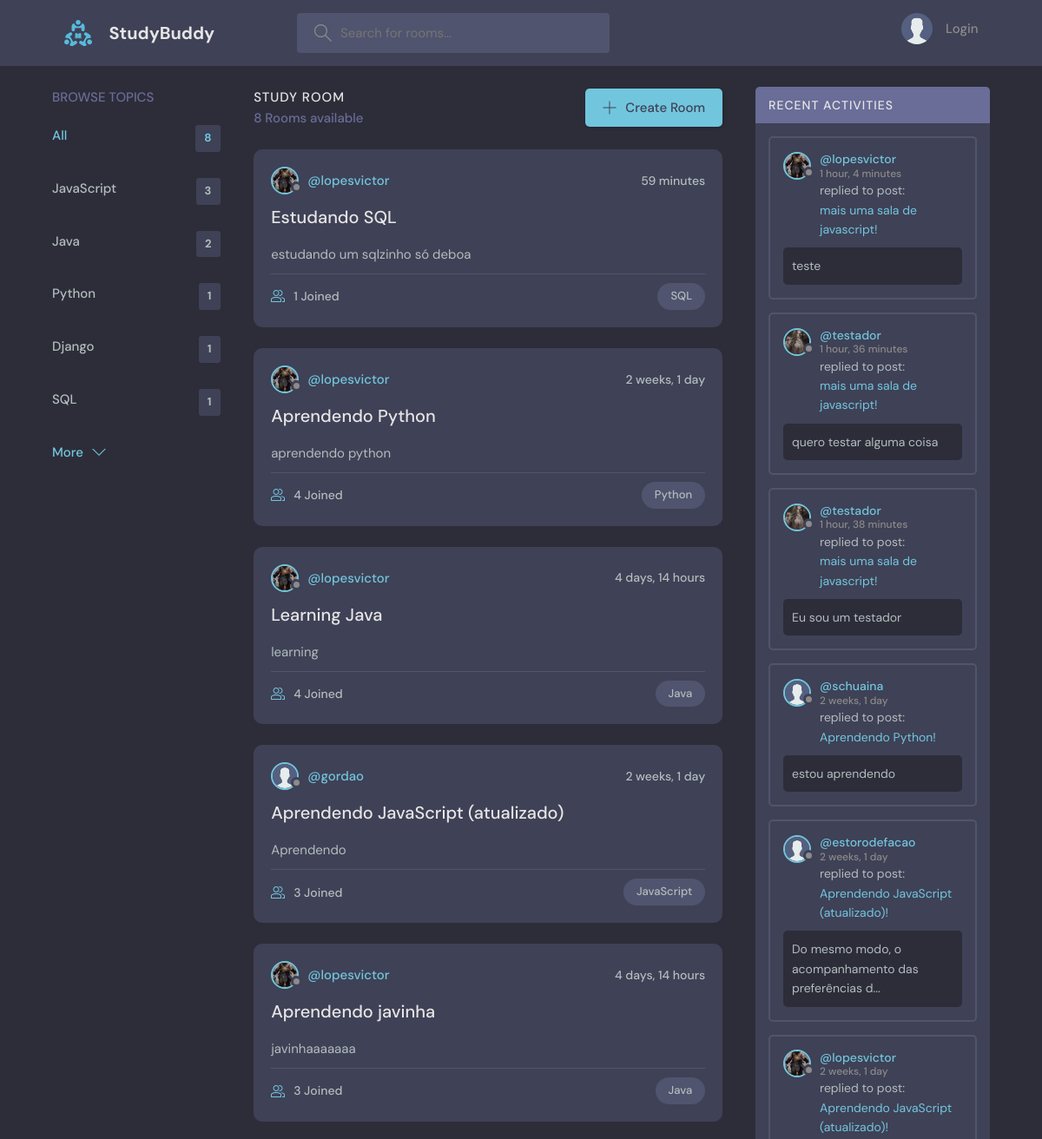
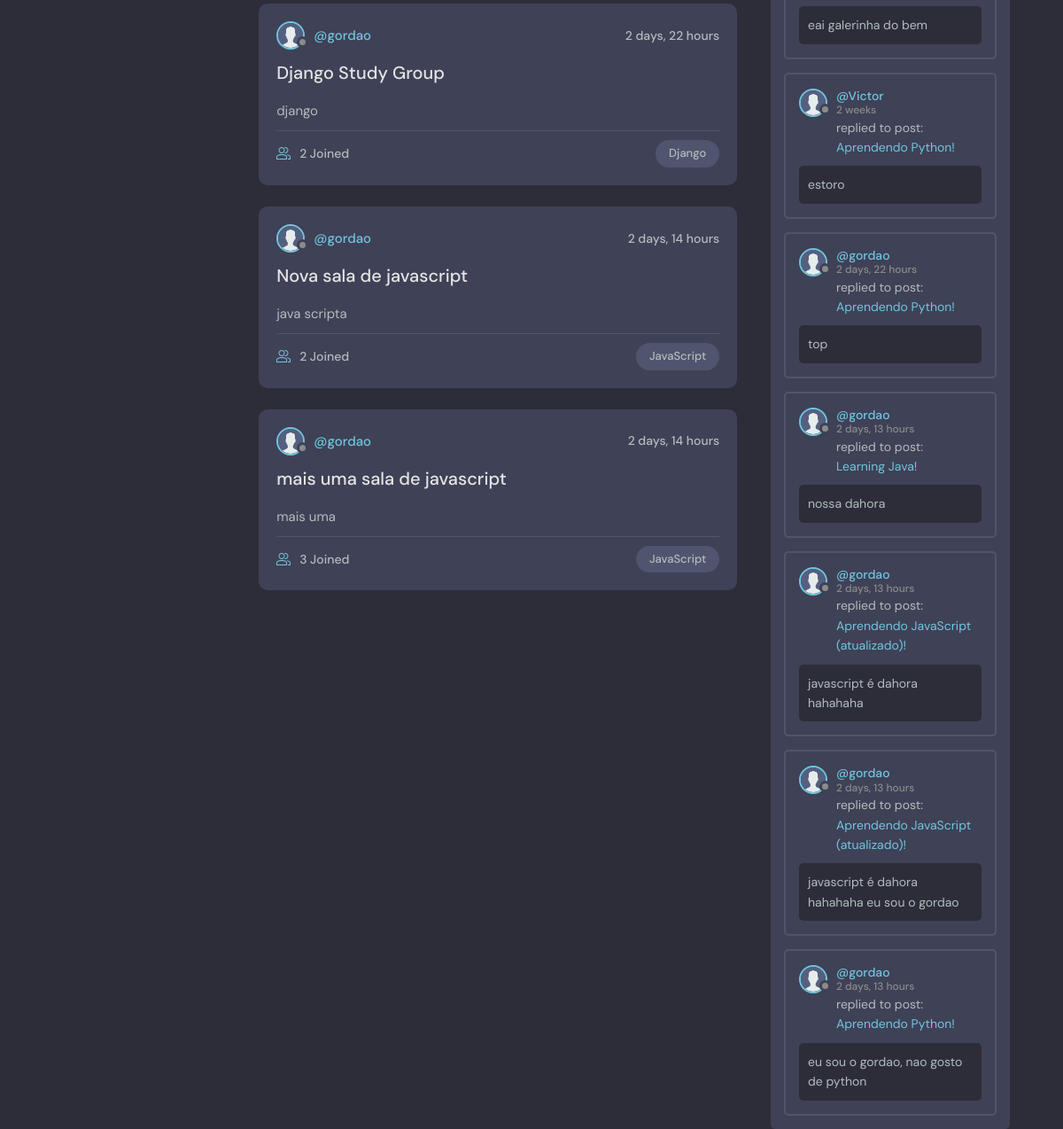
The page / on the database its author committed (2 pictures, top to bottom).
### base/models.py (models this page shows, shortened)
class Topic(models.Model):
    name = models.CharField(max_length=200)

class Room(models.Model):
    hostProfile = models.ForeignKey(UserProfile, on_delete=models.CASCADE, null=True)           #o host da sala de conversas é um user
    topic = models.ForeignKey(Topic, on_delete=models.SET_NULL, null=True)
    name = models.CharField(max_length=200)
    description = models.TextField(null = True, blank = True)
    participants = models.ManyToManyField(UserProfile, related_name='participants', blank = True)     #como os participantes da sala são do mesmo tipo já declarado anteriormente, temos que dar um nome para a coluna da tabela relacional, que nesse caso vai ser participants
    updated = models.DateTimeField(auto_now=True)
    created = models.DateTimeField(auto_now_add=True)
    class Meta:
        ordering = ['-updated', '-created']
    def __str__(self):
        return self.name

class UserProfile(models.Model):
    user = models.OneToOneField(User, on_delete=models.CASCADE)
    name = models.CharField(max_length=50)
    about = models.TextField(max_length=200)
    avatar = models.ImageField(upload_to='media/avatars', default='media/avatars/avatar.svg', blank=True)

class Message(models.Model):
    userProfile = models.ForeignKey(UserProfile, on_delete=models.CASCADE)
    room = models.ForeignKey(Room, on_delete=models.CASCADE)
    body = models.TextField()
    updated = models.DateTimeField(auto_now=True)
    created = models.DateTimeField(auto_now_add=True)
    class Meta:
        ordering = ['-updated', '-created']
    def __str__(self):
        if len(self.body) > 50:
            return self.body[0:50]+"... "
        else:
            return self.body

### base/views.py (the view)
# urls.py: path('', views.home, name="home"),
def home(request):
    q = request.GET.get('q') if request.GET.get('q') != None else ''
    roomss = Room.objects.filter(Q(topic__name__icontains=q) |
                                 Q(name__icontains=q) |
                                 Q(description__icontains=q) |
                                 Q(hostProfile__user__username__icontains=q))
    room_count = roomss.count()
    topics = Topic.objects.alias(nroom=Count('room')).order_by('-nroom')[0:5]
    room_messages = Message.objects.filter(Q(room__topic__name__icontains = q))
    if request.user.is_authenticated:
        avatar = UserProfile.objects.get(user__username = request.user).avatar.url
    else:
        avatar = 'media/avatars/avatar.svg'
    context = {'rooms': roomss, 'topics':topics, 'room_count': room_count, 'room_messages' : room_messages, 'avatar' : avatar}
    return render(request, 'base/home.html', context)

### base/templates/base/home.html (shortened to what this page needs)
{% extends 'main.html' %}
{% block content %}
<main class="layout layout--3">
  <div class="container">
    {% include 'base/topics_component.html' %}
    <div class="roomList">
      <div class="roomList__header">
        <div>
          <h2>Study Room</h2>
          <p>{{rooms.count}} Rooms available</p>
        </div>
        <a class="btn btn--main" href="{% url 'create-room' %}">
          <svg version="1.1" xmlns="http://www.w3.org/2000/svg" width="32" height="32" viewBox="0 0 32 32">
            <title>add</title>
            <path
              d="M16.943 0.943h-1.885v14.115h-14.115v1.885h14.115v14.115h1.885v-14.115h14.115v-1.885h-14.115v-14.115z"
            ></path>
          </svg>
          Create Room
        </a>
      </div>
      {% include 'base/feed_component.html' %}
    </div>
    {% include 'base/activity_component.html' %}
  </div>
</main>
{% endblock content %}

### base/templates/base/topics_component.html
<div class="topics">
    <div class="topics__header">
        <h2>Browse Topics</h2>
    </div>
    <ul class="topics__list">
        <li>
        <a href="{% url 'home' %}" class="active">All <span>{{room_count}}</span></a>
        </li>
        {% for topic in topics %}
        <li>
            <a href="{% url 'home' %}?q={{topic.name}}">{{topic.name}}<span>{{topic.room_set.all.count}}</span></a>
        </li>
        {% endfor %}
    </ul>
    <a class="btn btn--link" href="{% url 'topics' %}">
        More
        <svg version="1.1" xmlns="http://www.w3.org/2000/svg" width="32" height="32" viewBox="0 0 32 32">
        <title>chevron-down</title>
        <path d="M16 21l-13-13h-3l16 16 16-16h-3l-13 13z"></path>
        </svg>
    </a>
</div>

### base/templates/base/feed_component.html (shortened to what this page needs)
{% for room in rooms %}
<div class="roomListRoom">
    <div class="roomListRoom__header">
        <a href="{% url 'user-profile' room.hostProfile.user.id %}" class="roomListRoom__author">
        <div class="avatar avatar--small">
            <img src="{{room.hostProfile.avatar.url}}" />
        </div>
        <span>@{{room.hostProfile.user.username}}</span>
        </a>
        <div class="roomListRoom__actions">
        <span>{{room.created|timesince}}</span>
        </div>
    </div>
    <div class="roomListRoom__content">
        <a href="{% url 'room' room.id %}">{{room.name}}</a>
        <p>
        {{room.description}}
        </p>
    </div>
    <div class="roomListRoom__meta">
        <a href="{% url 'room' room.id %}" class="roomListRoom__joined">
        {{room.participants.count}} Joined
        </a>
        <p class="roomListRoom__topic">{{room.topic.name}}</p>
    </div>
</div>
{% endfor %}

### base/templates/base/activity_component.html (shortened to what this page needs)
<div class="activities">
    <div class="activities__header">
      <h2>Recent Activities</h2>
    </div>
    {% for message in room_messages %}
    <div class="activities__box">
      <div class="activities__boxHeader roomListRoom__header">
        <a href="{% url 'user-profile' message.userProfile.user.id %}" class="roomListRoom__author">
          <div class="avatar avatar--small">
            <img src="{{message.userProfile.avatar.url}}" />
          </div>
          <p>
            @{{message.userProfile.user.username}}
            <span>{{message.created|timesince}}</span>
          </p>
        </a>
      </div>
      <div class="activities__boxContent">
        <p>replied to post: <a href="{% url 'room' message.room.id %}">{{message.room}}!</a></p>
        <div class="activities__boxRoomContent">
          {{message}}
        </div>
      </div>
    </div>
    {% endfor %}
  </div>

### rows shown on the page
Topic: name "JavaScript", room_set.all.count "3"
Topic: name "Java", room_set.all.count "2"
Topic: name "Python", room_set.all.count "1"
Topic: name "Django", room_set.all.count "1"
Topic: name "SQL", room_set.all.count "1"
Room: hostProfile.avatar (picture), hostProfile.user.username "lopesvictor", created "59 minutes", name "Estudando SQL", description "estudando um sqlzinho só deboa", participants.count "1", topic.name "SQL"
Room: hostProfile.avatar (picture), hostProfile.user.username "lopesvictor", created "2 weeks, 1 day", name "Aprendendo Python", description "aprendendo python", participants.count "4", topic.name "Python"
Room: hostProfile.avatar (picture), hostProfile.user.username "lopesvictor", created "4 days, 14 hours", name "Learning Java", description "learning", participants.count "4", topic.name "Java"
Room: hostProfile.avatar (picture), hostProfile.user.username "gordao", created "2 weeks, 1 day", name "Aprendendo JavaScript (atualizado)", description "Aprendendo", participants.count "3", topic.name "JavaScript"
Room: hostProfile.avatar (picture), hostProfile.user.username "lopesvictor", created "4 days, 14 hours", name "Aprendendo javinha", description "javinhaaaaaaa", participants.count "3", topic.name "Java"
Room: hostProfile.avatar (picture), hostProfile.user.username "gordao", created "2 days, 22 hours", name "Django Study Group", description "django", participants.count "2", topic.name "Django"
Room: hostProfile.avatar (picture), hostProfile.user.username "gordao", created "2 days, 14 hours", name "Nova sala de javascript", description "java scripta", participants.count "2", topic.name "JavaScript"
Room: hostProfile.avatar (picture), hostProfile.user.username "gordao", created "2 days, 14 hours", name "mais uma sala de javascript", description "mais uma", participants.count "3", topic.name "JavaScript"
Message: userProfile.avatar (picture), userProfile.user.username "lopesvictor", created "1 hour, 4 minutes", room "mais uma sala de javascript", body "teste"
Message: userProfile.avatar (picture), userProfile.user.username "testador", created "1 hour, 36 minutes", room "mais uma sala de javascript", body "quero testar alguma coisa"
Message: userProfile.avatar (picture), userProfile.user.username "testador", created "1 hour, 38 minutes", room "mais uma sala de javascript", body "Eu sou um testador"
Message: userProfile.avatar (picture), userProfile.user.username "schuaina", created "2 weeks, 1 day", room "Aprendendo Python", body "estou aprendendo"
Message: userProfile.avatar (picture), userProfile.user.username "estorodefacao", created "2 weeks, 1 day", room "Aprendendo JavaScript (atualizado)", body "Do mesmo modo, o acompanhamento das preferências d..."
Message: userProfile.avatar (picture), userProfile.user.username "lopesvictor", created "2 weeks, 1 day", room "Aprendendo JavaScript (atualizado)", body "eai galerinha do bem"
Message: userProfile.avatar (picture), userProfile.user.username "Victor", created "2 weeks", room "Aprendendo Python", body "estoro"
Message: userProfile.avatar (picture), userProfile.user.username "gordao", created "2 days, 22 hours", room "Aprendendo Python", body "top"
Message: userProfile.avatar (picture), userProfile.user.username "gordao", created "2 days, 13 hours", room "Learning Java", body "nossa dahora"
Message: userProfile.avatar (picture), userProfile.user.username "gordao", created "2 days, 13 hours", room "Aprendendo JavaScript (atualizado)", body "javascript é dahora hahahaha"
Message: userProfile.avatar (picture), userProfile.user.username "gordao", created "2 days, 13 hours", room "Aprendendo JavaScript (atualizado)", body "javascript é dahora hahahaha eu sou o gordao"
Message: userProfile.avatar (picture), userProfile.user.username "gordao", created "2 days, 13 hours", room "Aprendendo Python", body "eu sou o gordao, nao gosto de python"

### other values the page prints
{{ room_count }} "8"
{{ rooms.count }} "8"
